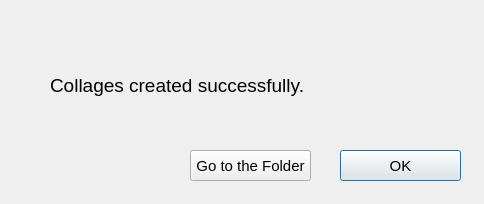
<?xml version="1.0" encoding="UTF-8"?>
<ui version="4.0">
 <class>CollageCompleted</class>
 <widget class="QDialog" name="CollageCompleted">
  <property name="geometry">
   <rect>
    <x>0</x>
    <y>0</y>
    <width>484</width>
    <height>204</height>
   </rect>
  </property>
  <property name="windowTitle">
   <string>Collage Completed</string>
  </property>
  <widget class="QLabel" name="successfulLabel">
   <property name="geometry">
    <rect>
     <x>50</x>
     <y>40</y>
     <width>381</width>
     <height>91</height>
    </rect>
   </property>
   <property name="font">
    <font>
     <family>Ubuntu</family>
     <pointsize>14</pointsize>
    </font>
   </property>
   <property name="text">
    <string>Collages created successfully.</string>
   </property>
  </widget>
  <widget class="QPushButton" name="okButton">
   <property name="geometry">
    <rect>
     <x>340</x>
     <y>150</y>
     <width>121</width>
     <height>31</height>
    </rect>
   </property>
   <property name="font">
    <font>
     <family>Ubuntu</family>
     <pointsize>11</pointsize>
    </font>
   </property>
   <property name="text">
    <string>OK</string>
   </property>
  </widget>
  <widget class="QPushButton" name="folderButton">
   <property name="geometry">
    <rect>
     <x>190</x>
     <y>150</y>
     <width>121</width>
     <height>31</height>
    </rect>
   </property>
   <property name="font">
    <font>
     <family>Ubuntu</family>
     <pointsize>11</pointsize>
    </font>
   </property>
   <property name="text">
    <string>Go to the Folder</string>
   </property>
  </widget>
 </widget>
 <resources/>
 <connections/>
</ui>
